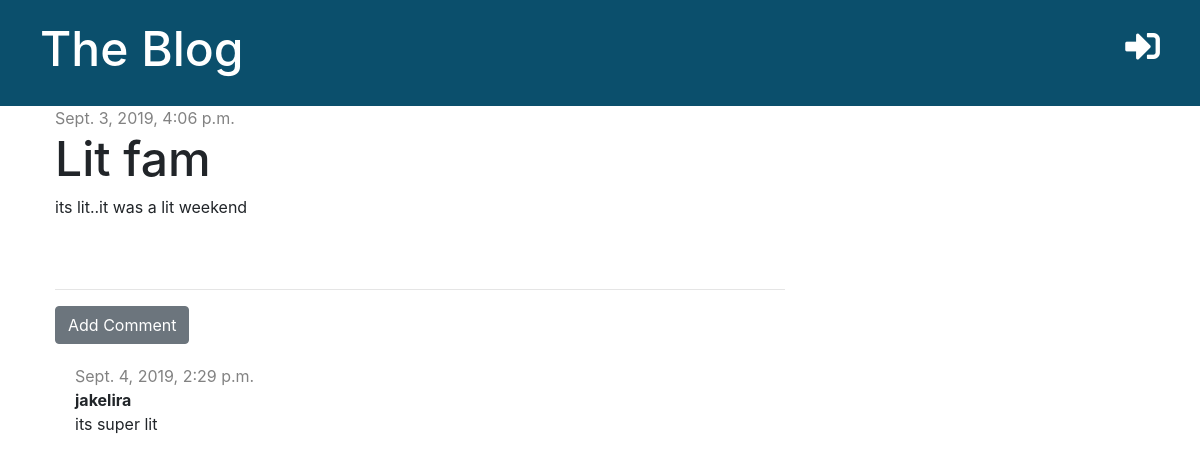
The app's page /post/4/ with its own data.
### blog/models.py (models this page shows, shortened)
class Post(models.Model):
    author = models.ForeignKey('auth.User', on_delete=models.CASCADE)
    title = models.CharField(max_length=200)
    text = models.TextField()
    created_date = models.DateTimeField(default=timezone.now)
    published_date = models.DateTimeField(blank=True, null=True)

class Comment(models.Model):
    post = models.ForeignKey('blog.Post', on_delete=models.CASCADE, related_name='comments')
    author = models.CharField(max_length=200)
    text = models.TextField()
    created_date = models.DateTimeField(default=timezone.now)
    approved = models.BooleanField(default=False)

### blog/views.py (the view)
# urls.py: path('post/<int:pk>/', views.post_detail, name='post_detail'),
def post_detail(request, pk):
    post = get_object_or_404(Post, pk=pk)
    stuff_for_frontend = {'post': post}
    return render(request, 'blog/post_detail.html', stuff_for_frontend)

### blog/templates/blog/post_detail.html (shortened to what this page needs)
{% extends 'blog/base.html' %}
{% block content %}
  <div class="post">
    {% if post.published_date %}
      <div class="date">
        {{ post.published_date }}
      </div>
    {% else %}
      <a href="{% url 'post_publish' pk=post.pk %}" class="btn btn-primary">Publish</a>
    {% endif %}
      <h1>{{ post.title }}</h1>
      <p>{{ post.text }}</p>
  </div>
  <hr>
  <a href="{% url 'add_comment_to_post' pk=post.pk %}" class="btn btn-secondary">Add Comment</a>
  {% for comment in post.comments.all %}
    {% if user.is_authenticated or comment.approved %}
      <div class="comment">
        <div class="date">
          {{ comment.created_date }}
        </div>
        <strong>{{ comment.author }}</strong>
        <p>{{ comment.text }}</p>
      </div>
    {% endif %}
  {% empty %}
    <p>No comments yet...</p>
  {% endfor %}
{% endblock %}

### blog/static/css/blog.css (style rules this page uses)
h1, h2, h3, h4 { font-size: 48px; }
.date { color: #828282; }
.post { margin-bottom: 70px; }
.comment { margin: 20px 0px 20px 20px; }

### records on screen
Post: published_date "Sept. 3, 2019, 4:06 p.m.", title "Lit fam", text "its lit..it was a lit weekend"
Comment: created_date "Sept. 4, 2019, 2:29 p.m.", author "jakelira", text "its super lit"
